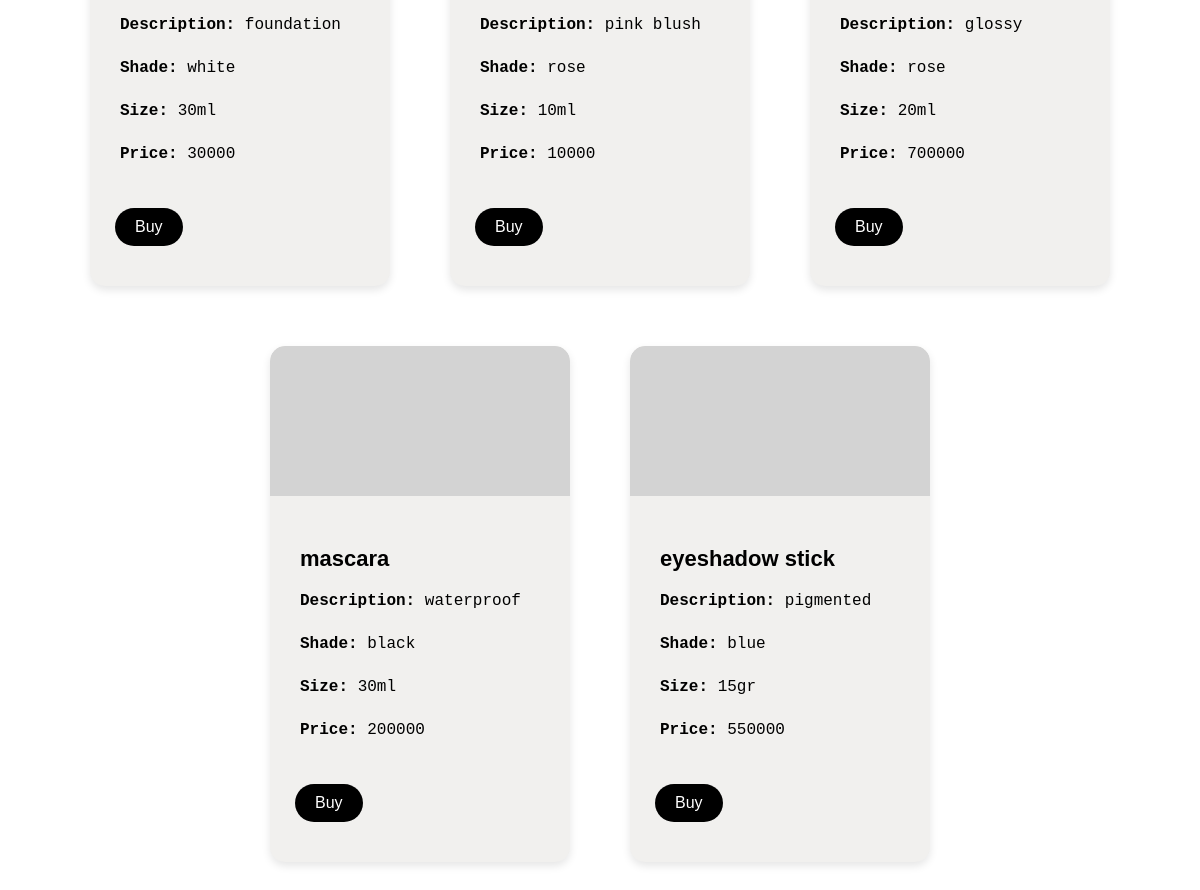
Before: / (lower part) with the older database file.
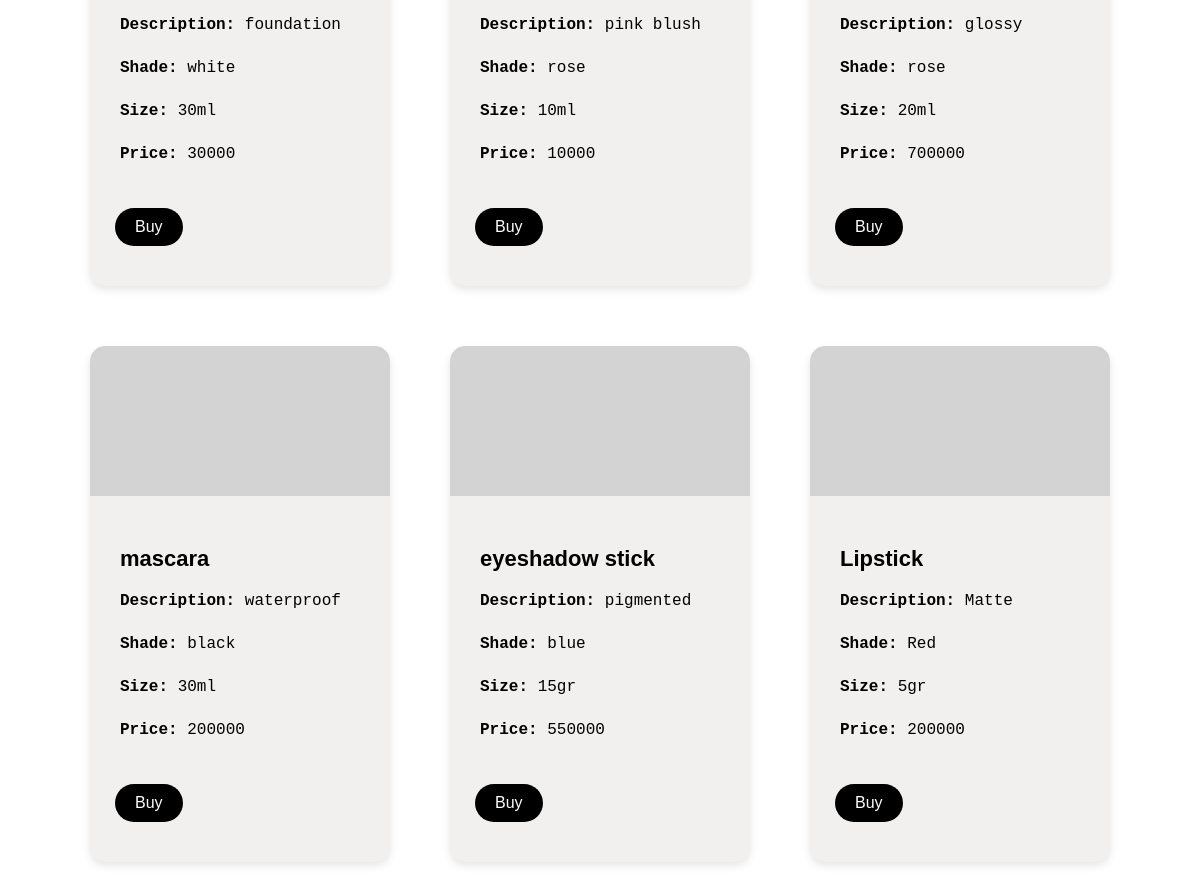
After: the same page with the newer database file.
### main/models.py (models this page shows, shortened)
class Product(models.Model):
    id = models.UUIDField(primary_key=True, default=uuid.uuid4, editable=False)
    name = models.CharField(max_length=255)
    price = models.IntegerField()
    description = models.TextField(max_length=255)
    shade = models.TextField(max_length=255)
    size = models.TextField(max_length=255)

### main/views.py (the view)
# urls.py: path('', show_main, name='show_main'),
def show_main(request):
    product_entries = Product.objects.all()
    context = {
        'namamhs' : 'Dhania Tiaraputri Herdiani',
        'npm' : '2306165881',
        'class' : 'PBP B',
        'product_entries': product_entries
    }
    return render(request, "main.html", context)

### main/templates/main.html (shortened to what this page needs)
{% extends 'base.html' %}
{% block content %}
{% if not product_entries %}
<p>Belum ada data produk pada Beauty Hive.</p>
{% else %}
<div class="product-container">
  {% for product_entry in product_entries %}
  <div class="desc-box">
      <div class="image-box"></div>
      <div class="product-title">{{ product_entry.name }}</div>
      <div class="product-details">
          <p class="product-detail"><strong>Description:</strong> {{ product_entry.description }}</p>
          <p class="product-detail"><strong>Shade:</strong> {{ product_entry.shade }}</p>
          <p class="product-detail"><strong>Size:</strong> {{ product_entry.size }}</p>
          <p class="product-detail"><strong>Price:</strong> {{ product_entry.price }}</p>
      </div>
      <button>Buy</button>
  </div>
  {% endfor %}
</div>
{% endif %}
<br />
{% endblock content %}

Changed rows visible on the page:
added Product: name "Lipstick", description "Matte", shade "Red", size "5gr", price "200000"
